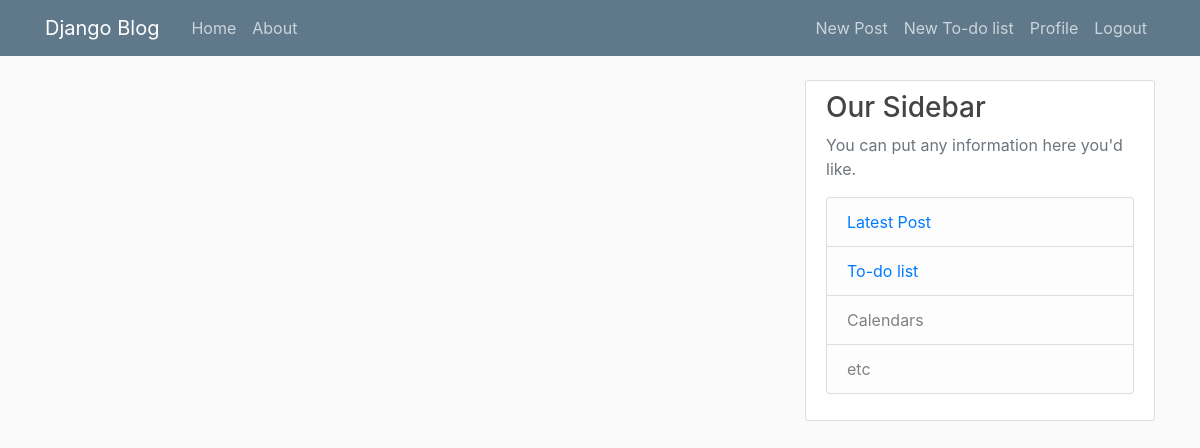
Before: /todolist/ (signed in) with the older database file.
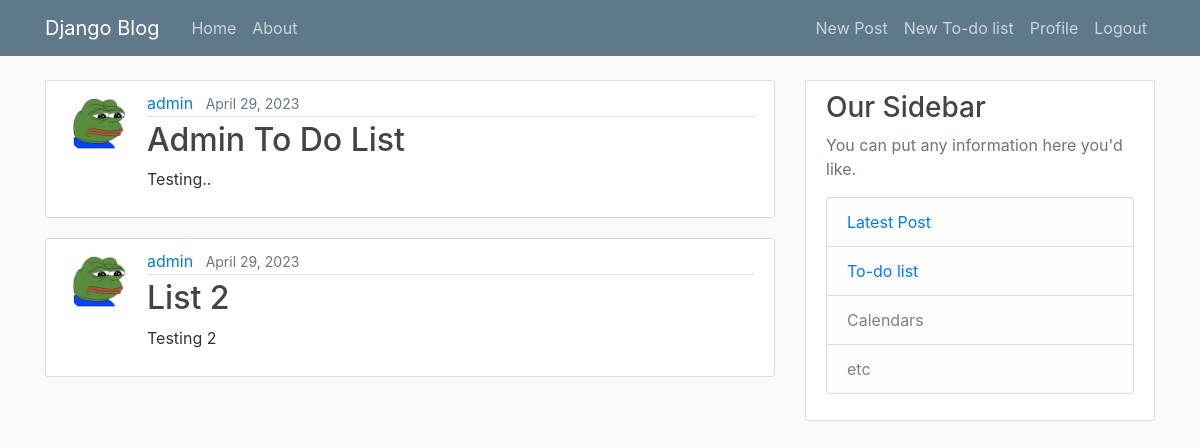
After: the same page with the newer database file.
### todolist/models.py (models this page shows, shortened)
class DoList(models.Model):
    topic = models.TextField(max_length=50)
    content = models.TextField(max_length=100)
    user = models.ForeignKey(User, on_delete=models.CASCADE)
    time_created = models.DateField(default=timezone.now)

### users/models.py (models this page shows, shortened)
class Profile(models.Model):
    user = models.OneToOneField(User, on_delete=models.CASCADE)
    image = models.ImageField(default='default.jpg', upload_to='profile_pics')

### todolist/views.py (the view)
# urls.py: path("todolist/", views.toDoList, name="todolist"),
@login_required(login_url="/login/")
def toDoList(request):
    user = User.objects.get(id = request.user.id)
    list = DoList.objects.filter(user = user.id)
    return render(request, 'todolist/list_display.html', {'list':list})

### todolist/templates/todolist/list_display.html
{% extends 'main.html' %}
{% block content %}
   {% for list in list %}
    <article class="media content-section">
        <img class="rounded-circle article-img" src="{{ list.user.profile.image.url }}" alt="">
        <div class="media-body">
            <div class="article-metadata">
                <a class="mr-2" href="">{{ list.user }}</a>
                <small class="text-muted">{{ list.time_created }}</small>
            </div>
            <h2><a class="article-title" href="{% url 'todolist-view' list.id %}">{{ list.topic }}</a></h2>
            <p class="article-content">{{ list.content }}</p>
        </div>
    </article>
    {% endfor %}
{% endblock content %}

### templates/main.html (shortened to what this page needs)
{% load static %}
<!DOCTYPE html>
<html lang="en">
<head>
    <link rel="stylesheet" href="https://cdn.jsdelivr.net/npm/bootstrap@4.6.2/dist/css/bootstrap.min.css">
    <link rel="stylesheet" href="{% static 'styles/style.css' %}" />
</head>
<body>
    {% include 'navbar.html' %}
    <main role="main" class="container">
        <div class="row">
            <div class="col-md-8">
                {% block content %}
                {% endblock %}
            </div>
            <div class="col-md-4">
                <div class="content-section">
                    <h3>Our Sidebar</h3>
                    <p class='text-muted'>You can put any information here you'd like.
                        <ul class="list-group">
                            <li class="list-group-item list-group-item-light"><a href="{% url 'index' %}">Latest Post</a></li>
                            <li class="list-group-item list-group-item-light"><a href="{% url 'todolist' %}">To-do list</a></li>
                            <li class="list-group-item list-group-item-light">Calendars</li>
                            <li class="list-group-item list-group-item-light">etc</li>
                        </ul>
                    </p>
                </div>
            </div>
        </div>
    </main>
</body>
</html>

### templates/navbar.html (shortened to what this page needs)
{% load static %}
<header class="site-header">
    <nav class="navbar navbar-expand-md navbar-dark bg-steel fixed-top">
        <div class="container">
            <a class="navbar-brand mr-4" href="/">Django Blog</a>
            <div class="collapse navbar-collapse" id="navbarToggle">
                <div class="navbar-nav mr-auto">
                    <a class="nav-item nav-link" href="/">Home</a>
                    <a class="nav-item nav-link" href="/about">About</a>
                </div>
                <div class="navbar-nav">
                    {% if request.user.is_authenticated %}
                    <a class="nav-item nav-link" href="{% url 'new-post' %}">New Post</a>
                    <a class="nav-item nav-link" href="{% url 'todolist-create' %}">New To-do list</a>
                    <a class="nav-item nav-link" href="{% url 'profile' %}">Profile</a>
                        <a class="nav-item nav-link" href="{% url 'logout' %}">Logout</a>
                    {% else %}
                        <a class="nav-item nav-link" href="{% url 'login' %}">Login</a>
                        <a class="nav-item nav-link" href="{% url 'register' %}">Register</a>
                    {% endif %}
                </div>
            </div>
        </div>
    </nav>
</header>

### static/styles/style.css (style rules this page uses)
body { background: #fafafa; color: #333333; margin-top: 5rem; }
h1, h2, h3, h4, h5, h6 { color: #444444; }
ul { margin: 0; }
.bg-steel { background-color: #5f788a; }
.site-header .navbar-nav .nav-link { color: #cbd5db; }
.content-section { background: #ffffff; padding: 10px 20px; border: 1px solid #dddddd; border-radius: 3px; margin-bottom: 20px; }
.article-title { color: #444444; }
.article-content { white-space: pre-line; }
.article-img { height: 65px; width: 65px; margin-right: 16px; }
.article-metadata { padding-bottom: 1px; margin-bottom: 4px; border-bottom: 1px solid #e3e3e3 }

Changed rows visible on the page:
added DoList: user.profile.image (placeholder picture), user "admin", time_created "April 29, 2023", topic "Admin To Do List", content "Testing.."
added DoList: user.profile.image (placeholder picture), user "admin", time_created "April 29, 2023", topic "List 2", content "Testing 2"
